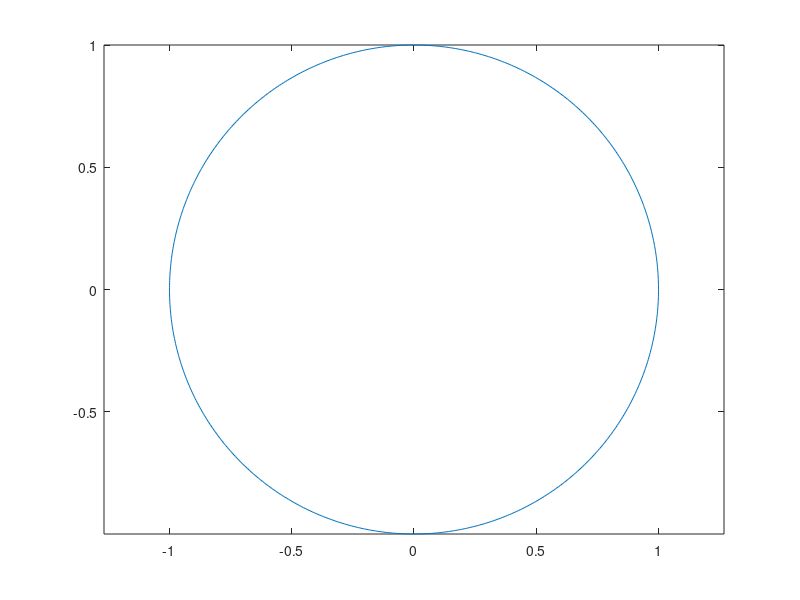

Recreate this plot in MATLAB.


% f = @ (x, y) x ^ 2 + y ^ 2-25
% ezplot (f)
% axis equal


% x = sin (0: .01: 2 * pi);
% y = cos (0: .01: 2 * pi);
% plot (x, y);
% axis equal


x = sin (0: .01: 2 * pi);
y = cos (0: .01: 2 * pi);
plot (x, y);
axis equal








